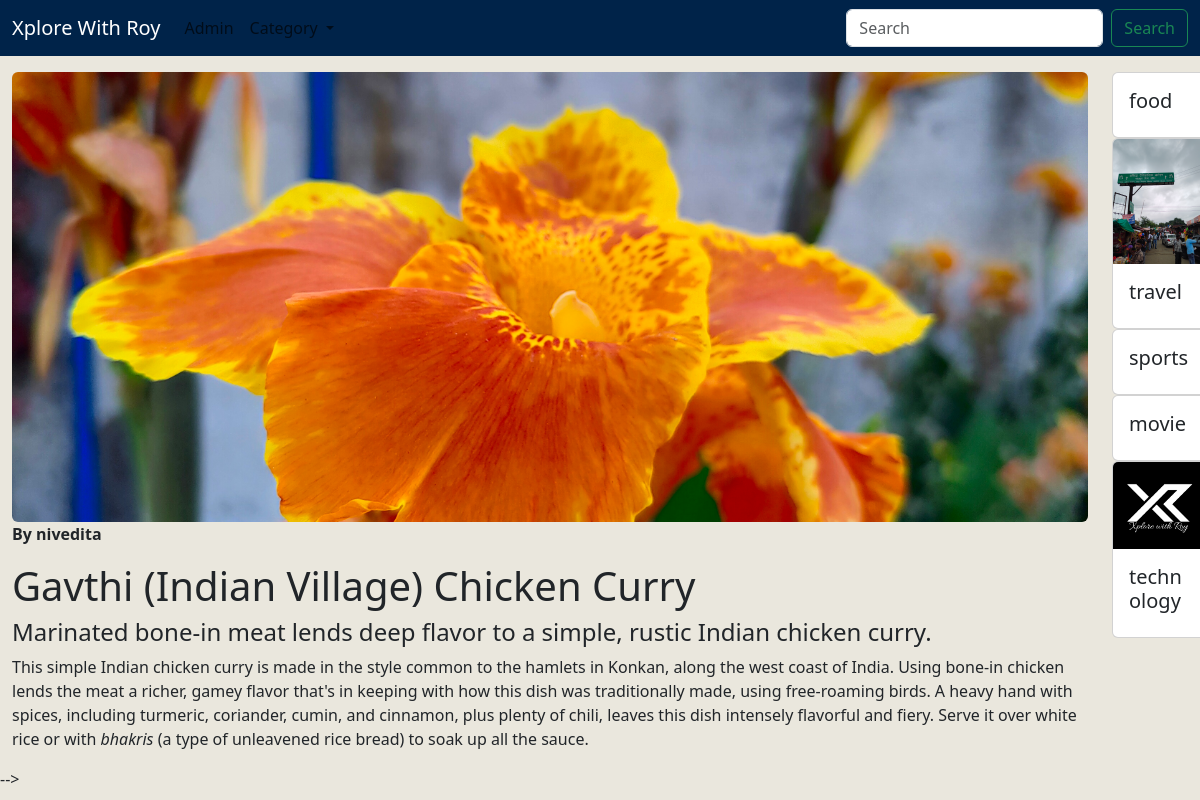
Before: /myblogs/chickencurry with the older database file.
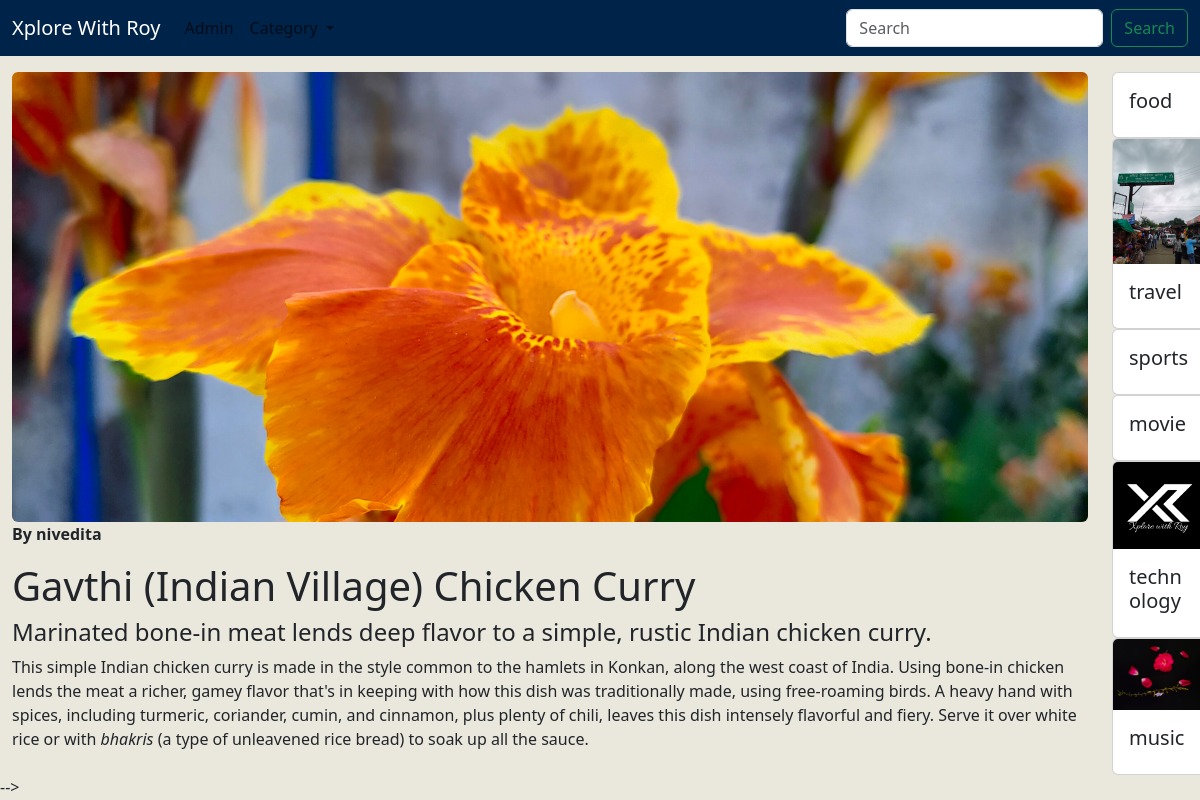
After: the same page with the newer database file.
### myapp/models.py (models this page shows, shortened)
class Catagory(models.Model):
    cat_id = models.AutoField(primary_key=True)
    title = models.CharField(max_length=50)
    description = models.TextField()
    url = models.CharField(max_length=100)
    image = models.ImageField(upload_to='catagory/')
    added_date = models.DateTimeField(auto_now_add=True,null=True)

### myapp/views.py (the view)
# urls.py: path('myblogs/<slug:url>',Posts,name='post details'),
def Posts(request,url):
    post = Post.objects.get(url=url)
    cats = Catagory.objects.all()
    return render(request,'post.html',{'post': post,'cats': cats})

### myapp/templates/post.html (shortened to what this page needs)
{% extends "base.html" %}
{% block content %}
{% load static%}
<body style="background-color:#EAE7DD;">
    <div class="container-fluid  mt-3">
        <div class="row">
            <div class="col-mb-4 col-sm-11">
                <img src="/media/{{post.image}}" class="img-fluid rounded"
                    style="width: 100%; height: 450px; object-fit: cover; " alt="">
                <b>By {{post.author}}</b>
                <p>{{post.content | safe}} </p>
            </div>
            <div class="col-mb-4 col-sm-1">
                {% for cat in cats %}
                <a class="text-decoration-none" href="/catagory/{{cat.url}}">
                    <div class="card" style="width: 6rem;">
                        <img src="/media/{{cat.image}}" class="card-img-top" alt="">
                        <div class="card-body">
                            <h5 class="card-title">{{cat.title}} </h5>
                        </div>
                    </div>
                </a>
                {% endfor %}
            </div>
        </div>
    </div>
    </div> -->
</body>
{% endblock content %}

Changed rows visible on the page:
added Catagory: image (picture), title "music"
